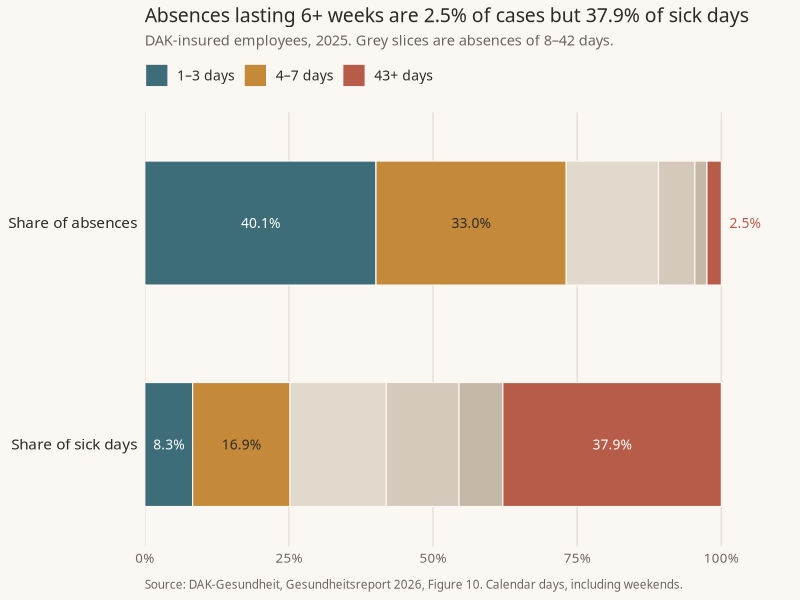
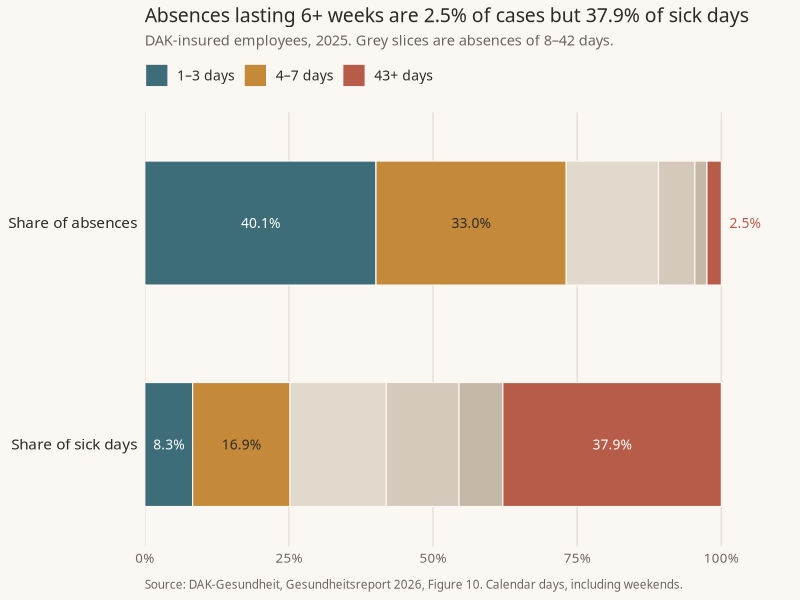

Reproduce these figures in R, in order.
## ---- chunk 1
knitr::opts_chunk$set(echo = TRUE, fig.retina = 2, dev = "ragg_png")
## ---- chunk 2
library(dplyr)
library(tidyr)
library(ggplot2)
## ---- chunk 3
duration_levels <- c(
  "1–3 days", "4–7 days", "8–14 days",
  "15–28 days", "29–42 days", "43+ days"
)

dak_duration <- tibble(
  duration = factor(duration_levels, levels = duration_levels),
  `Share of absences` = c(40.1, 33.0, 16.0, 6.3, 2.1, 2.5),
  `Share of sick days` = c(8.3, 16.9, 16.7, 12.6, 7.6, 37.9)
)

dak_long <- dak_duration %>%
  pivot_longer(
    cols = c(`Share of absences`, `Share of sick days`),
    names_to = "metric",
    values_to = "percent"
  ) %>%
  mutate(
    metric = factor(
      metric,
      levels = rev(c("Share of absences", "Share of sick days"))
    ),
    focus = duration %in% c("1–3 days", "4–7 days", "43+ days")
  ) %>%
  group_by(metric) %>%
  arrange(duration, .by_group = TRUE) %>%
  mutate(
    xmax = cumsum(percent),
    xmin = xmax - percent,
    xmid = (xmin + xmax) / 2
  ) %>%
  ungroup()

dak_long
## ---- chunk 4
font_family <- "Avenir Next"
ink <- "#2C2A28"
muted <- "#6B6560"
paper <- "#FBF8F4"

palette <- c(
  "1–3 days" = "#3E6D7A",
  "4–7 days" = "#C48A3A",
  "8–14 days" = "#E2D9CD",
  "15–28 days" = "#D4C9BA",
  "29–42 days" = "#C6B8A6",
  "43+ days" = "#B85C4A"
)

# Draw with geom_rect so stack order matches the labelled midpoints.
# ggplot's position_stack can reverse fill order on horizontal bars.
metric_levels <- c("Share of sick days", "Share of absences")
dak_plot <- dak_long %>%
  mutate(
    y = as.numeric(factor(as.character(metric), levels = metric_levels)),
    ymin = y - 0.28,
    ymax = y + 0.28
  )

focus_labels <- dak_plot %>%
  filter(focus) %>%
  mutate(
    label = sprintf("%.1f%%", percent),
    label_x = if_else(percent < 6, xmax + 1.4, xmid),
    hjust = if_else(percent < 6, 0, 0.5),
    colour = case_when(
      percent < 6 ~ palette[["43+ days"]],
      duration == "4–7 days" ~ ink,
      TRUE ~ "white"
    )
  )

p <- ggplot(dak_plot) +
  geom_rect(
    aes(xmin = xmin, xmax = xmax, ymin = ymin, ymax = ymax, fill = duration),
    colour = paper,
    linewidth = 0.4
  ) +
  geom_text(
    data = focus_labels,
    aes(x = label_x, y = y, label = label, hjust = hjust, colour = colour),
    size = 3.5,
    family = font_family
  ) +
  scale_colour_identity() +
  scale_fill_manual(
    values = palette,
    breaks = c("1–3 days", "4–7 days", "43+ days"),
    name = NULL
  ) +
  scale_x_continuous(
    limits = c(0, 110),
    breaks = c(0, 25, 50, 75, 100),
    labels = function(x) paste0(x, "%"),
    expand = expansion(mult = c(0, 0.02))
  ) +
  scale_y_continuous(
    breaks = c(1, 2),
    labels = metric_levels,
    expand = expansion(add = c(0.18, 0.22))
  ) +
  labs(
    title = "Absences lasting 6+ weeks are 2.5% of cases but 37.9% of sick days",
    subtitle = "DAK-insured employees, 2025. Grey slices are absences of 8–42 days.",
    x = NULL,
    y = NULL,
    caption = "Source: DAK-Gesundheit, Gesundheitsreport 2026, Figure 10. Calendar days, including weekends."
  ) +
  theme_minimal(base_size = 12, base_family = font_family) +
  theme(
    plot.title = element_text(face = "plain", size = 14, colour = ink, lineheight = 1.15),
    plot.subtitle = element_text(size = 10.5, colour = muted, margin = margin(b = 10)),
    plot.caption = element_text(size = 8.5, colour = muted, hjust = 0, margin = margin(t = 10)),
    legend.position = "top",
    legend.justification = "left",
    legend.margin = margin(b = 6),
    legend.text = element_text(size = 10, colour = ink),
    panel.grid.major.y = element_blank(),
    panel.grid.minor = element_blank(),
    panel.grid.major.x = element_line(colour = "#E8E2D8"),
    axis.text.y = element_text(colour = ink, size = 11),
    axis.text.x = element_text(colour = muted),
    plot.background = element_rect(fill = paper, colour = NA),
    panel.background = element_rect(fill = paper, colour = NA),
    legend.background = element_rect(fill = paper, colour = NA),
    legend.key = element_rect(fill = paper, colour = NA)
  )

p

out_path <- file.path("..", "..", "static", "germany_sick_leaves", "dak-absence-duration.png")
ggsave(
  out_path, p,
  width = 8.8, height = 5.1, dpi = 160,
  bg = paper, device = ragg::agg_png
)
